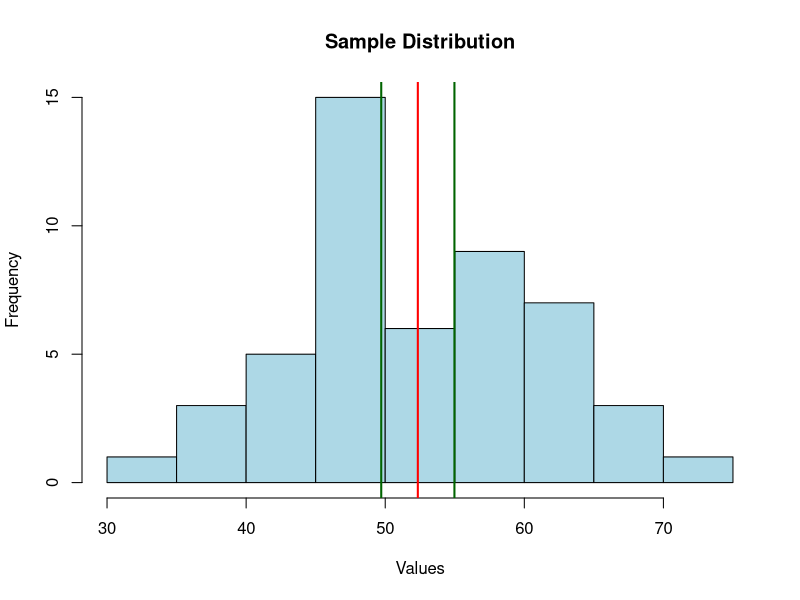

The R source for this figure:
# Q4 Hypothesis Testing

set.seed(123)

# generate sample data
x <- rnorm(50, mean = 52, sd = 10)

# perform t test
tr <- t.test(x, mu = 50)

print(tr)

# sample mean
m <- mean(x)

# confidence interval
ci <- tr$conf.int

print(ci)

# visualization
hist(x,
     col = "lightblue",
     main = "Sample Distribution",
     xlab = "Values")

abline(v = m, col = "red", lwd = 2)
abline(v = ci, col = "darkgreen", lwd = 2)
